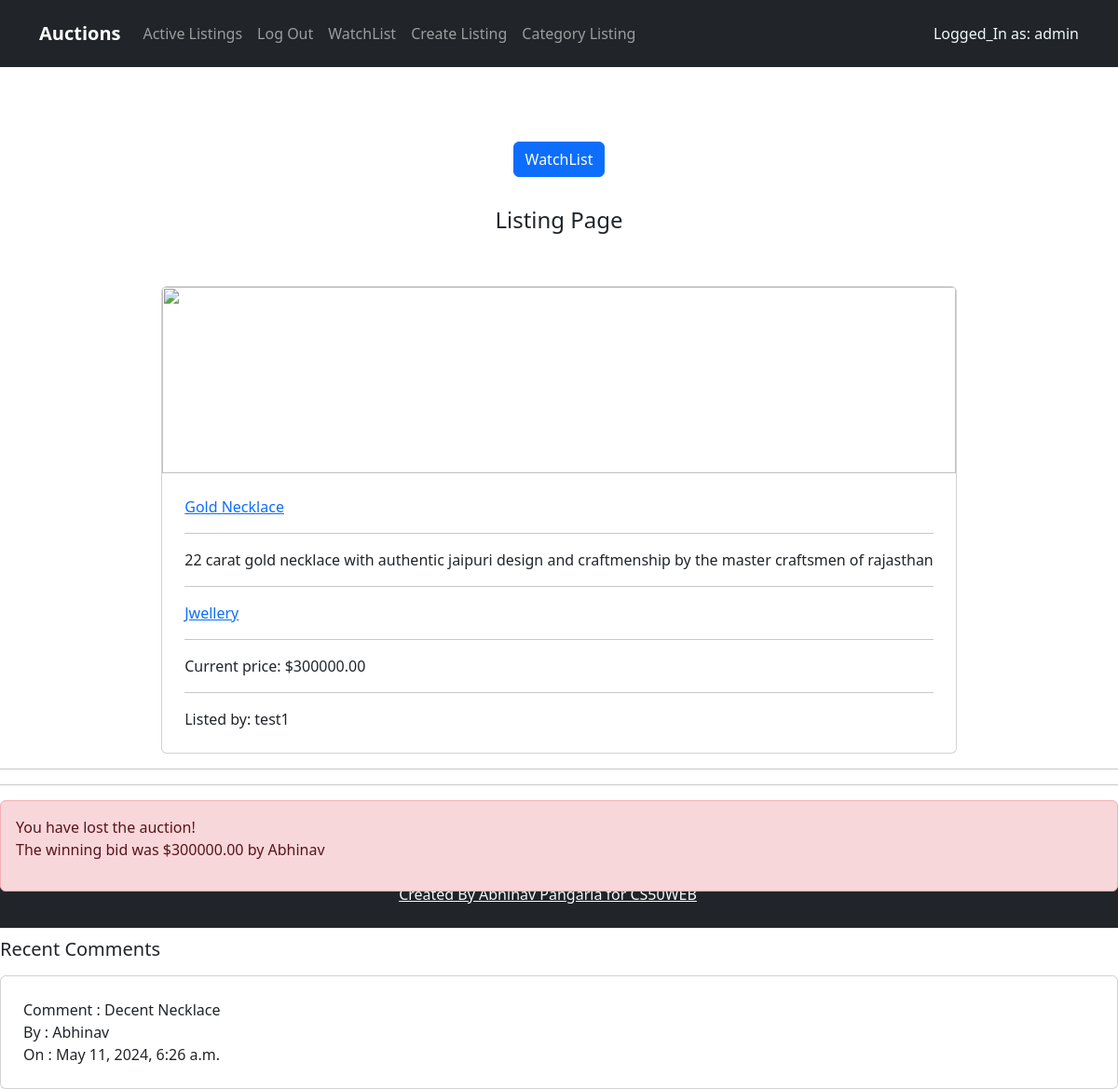
The app's page /auction_view/2 (signed in) with its own data.
### auctions/models.py (models this page shows, shortened)
class User(AbstractUser):
    pass

class AuctionListing(models.Model):
    title = models.CharField(max_length=100)
    description = models.TextField()
    starting_bid = models.DecimalField(max_digits=10, decimal_places=2)
    current_bid = models.DecimalField(max_digits=10, decimal_places=2)
    category = models.CharField(max_length=50)
    image_url = models.URLField(null = True)
    created_by = models.ForeignKey(User, on_delete=models.CASCADE)
    created_at = models.DateTimeField(auto_now_add=True)
    active = models.BooleanField(default=True)
    favoured = models.ManyToManyField(settings.AUTH_USER_MODEL, related_name="user_favoured", blank=True)
    def __str__(self):
        return self.title

class Bid(models.Model):
    listing = models.ForeignKey(AuctionListing, on_delete=models.CASCADE)
    bidder = models.ForeignKey(User, on_delete=models.CASCADE)
    bid_amount = models.DecimalField(max_digits=10, decimal_places=2)
    created_at = models.DateTimeField(auto_now_add=True)

class Comment(models.Model):
    listing = models.ForeignKey(AuctionListing, on_delete=models.CASCADE)
    commenter = models.ForeignKey(User, on_delete=models.SET_NULL,null=True)
    content = models.TextField()
    created_at = models.DateTimeField(auto_now_add=True)
    class Meta:
        ordering = ['created_at']

### auctions/views.py (the view)
# urls.py: path("auction_view/<int:pk>", views.auction_view, name="auction_view"),
def auction_view(request, pk):
    listing = AuctionListing.objects.get(id=pk)
    if request.user.is_authenticated:
        try:
            top_bid = Bid.objects.filter(listing=listing.id).order_by("-bid_amount")[0]
        except:
            top_bid = None
        if request.method == "POST":
            if "bid" in request.POST:
                bid_form = BidForm(request.POST, listing=listing)
                if bid_form.is_valid() and request.user.is_authenticated:
                    temp = bid_form.save(commit=False)
                    temp.bidder = request.user
                    temp.listing = listing
                    temp.save()
                    listing.current_bid = temp.bid_amount
                    listing.save()
                    return redirect(auction_view, pk=listing.pk)
            elif "comment" in request.POST:
                comment_form = CommentForm(request.POST)
                if comment_form.is_valid() and request.user.is_authenticated:
                    temp = comment_form.save(commit=False)
                    temp.commenter = request.user
                    temp.listing = listing
                    temp.save()
                    return redirect(auction_view, pk=listing.pk)
        else:
            form_comment = CommentForm()
            minimum_bid = listing.current_bid + Decimal(0.01).quantize(Decimal("1.00"))
            bid_form = BidForm(initial={"amount": minimum_bid}, listing=listing)
            bids = Bid.objects.filter(listing=listing.id).order_by("-bid_amount")
            comments = Comment.objects.filter(listing=listing)
            print("----->", listing)
            return render(
                request,
                "auctions/specific_listing.html",
                {
                    "listing": listing,
                    "form_comment": form_comment,
                    "bids": bids,
                    "top_bid": top_bid,
                    "min_bid": minimum_bid,
                    "bid_form": bid_form,
                    "comments": comments,
                },
            )
    else:
        return HttpResponseRedirect(reverse("login"))

### auctions/templates/auctions/specific_listing.html (shortened to what this page needs)
{% extends "auctions/layout.html" %}
{% block body %}
<div style="height:5rem;"></div>
    <div class="card-body d-flex flex-column align-items-center">
        <form action="{% url 'wishlist' pk=listing.id %}" method="post">
            <button type="submit" class="btn btn-primary">WatchList</button>
        </form>
</div>
<div style="height: 2rem;"></div>
<div class="card-body d-flex flex-column align-items-center">
    <h4>Listing Page</h4>
    <div class="card" style="margin-top:3rem;"><img class="card-img-top w-100 d-block fit-cover" style="height: 200px;"
            src="{{ listing.image_url }}" />
        <div class="card-body p-4">
            <div class="card-title"><a href="{% url 'auction_view' pk=listing.id %}">{{ listing.title }}</a></div>
            <hr>
            <p class="card-text">{{ listing.description }}</p>
            <hr>
        <div class="card-title"><a href="{% url 'category_listing' cat=listing.category %}">{{ listing.category }}</a></div>
            <hr>
            <div class="d-flex">
                <span>Current price: ${{ listing.current_bid }}</span>
            </div>
            <hr>
            <div class="d-flex">
                <span>Listed by: {{ listing.created_by }}</span>
            </div>
        </div>
    </div>
</div>
{% if listing.created_by == request.user %}
<hr>
{% if listing.active %}
<div class="card-body d-flex flex-column align-items-center">
    <h4>Close Auction</h4>
    <div class="card" style="margin-top:3rem; margin-bottom:2rem;">
        <div class="card-body p-4">
            <p class="card-text">Starting Bid : ${{ listing.starting_bid }} <br> Current_Bid :
                ${{ listing.current_bid }}</p>
        </div>
    </div>
    <div>
        <form action="{% url 'close_auction' pk=listing.id %}">
             {% csrf_token %}
            <button type="submit" class="btn btn-danger">Close Auction</button>
        </form>
    </div>
</div>
{% else %}
<div class="alert alert-danger" role="alert">
    You have closed the auction!
    <p>The winning bid was ${{ top_bid.bid_amount }} by {{ top_bid.bidder }}</p>
</div>
{% endif %}
{% else %}
    {% if listing.active %}
    <hr>
    <div class="card" style="margin-top:3rem; margin-bottom:2rem;">
        <div class="card-body p-4">
            <p class="card-text">Starting Bid : ${{ listing.starting_bid }} <br> Current_Bid :
                ${{ listing.current_bid }}
                <br> Minimum_Bid :
                ${{ min_bid }}
            </p>
        </div>
    </div>
    <div style="height:5rem;"></div>
    <div class="card-body d-flex flex-column align-items-center">
        <h4 class="card-text">Biding Form</h4>
        <div style="height: 2rem;"></div>
        <form action="{% url 'auction_view' pk=listing.id %}" method="post">
            {% csrf_token %}
            <div class="form-group">
                <label for="id_title" class="form-label"><strong>Biding Amount:</strong></label>
                </br>
                {{ bid_form.bid_amount }}
            </div>
            <div style="height: 1rem;"></div>
            <button type="submit" class="btn btn-primary" name='bid'>Submit</button>
        </form>
    </div>
    <hr>
    <div style="height:2rem;"></div>
    <div class="card-body d-flex flex-column align-items-center">
        <h4 class="card-text">Comments</h4>
        <div style="height: 2rem;"></div>
        <form action="{% url 'auction_view' pk=listing.id %}" method="post">
            {% csrf_token %}
            <div class="form-group">
                <label for="id_title" class="form-label"><strong>Comment:</strong></label>
                </br>
                {{ form_comment.content }}
            </div>
            <div style="height: 1rem;"></div>
            <button type="submit" class="btn btn-primary" name='comment'>Submit</button>
        </form>
    </div>
    <div style="height:2rem;"></div>
    {% else %}
    <hr>
    <hr>
    {% if top_bid.bidder == request.user %}
    <div class="alert alert-success" role="alert">
        You have won the auction!
    </div>
    {% else %}
    <div class="alert alert-danger" role="alert">
        You have lost the auction!
        <p>The winning bid was ${{ top_bid.bid_amount }} by {{ top_bid.bidder }}</p>
    </div>
    {% endif %}
    {% endif %}
    {% endif %}
    <hr>
    <hr>
    <h5>Recent Comments</h5>
    {% for comm in comments %}
    <div class="card" style="margin-top:1rem; margin-bottom:1rem;">
        <div class="card-body p-4">
            <p class="card-text">Comment : {{ comm.content }} <br> By : {{ comm.commenter }}
                <br> On : {{ comm.created_at }}
            </p>
        </div>
    </div>
        {% endfor %}
    {% endblock %}

### auctions/templates/auctions/layout.html (shortened to what this page needs)
{% load static %}
<!DOCTYPE html>
<html lang="en">
<head>
    <link href="https://cdn.jsdelivr.net/npm/bootstrap@5.3.3/dist/css/bootstrap.min.css" rel="stylesheet">
    <link href="{% static 'auctions/styles.css' %}" rel="stylesheet">
</head>
<body>
    <main style="height:75vw;">
    <nav class="navbar navbar-expand-md bg-dark py-3" data-bs-theme="dark">
        <div class="container"><a class="navbar-brand d-flex align-items-center" href="{% url 'active_listing' %}"><span><strong>Auctions</strong></span></a>
            <div id="navcol-1" class="collapse navbar-collapse">
                <ul class="navbar-nav me-auto">
                    <li class="nav-item">
                        <a class="nav-link" href="{% url 'active_listing' %}">Active Listings</a>
                    </li>
                    {% if user.is_authenticated %}
                    <li class="nav-item">
                        <a class="nav-link" href="{% url 'logout' %}">Log Out</a>
                    </li>
                    <li class="nav-item">
                        <a class="nav-link" href="{% url 'bookmarks' %}">WatchList</a>
                    </li>
                    {% endif %}
                    <li class="nav-item">
                        <a class="nav-link" href="{% url 'create_listing' %}">Create Listing</a>
                    </li>
                    <li class="nav-item">
                        <a class="nav-link" href="{% url 'categories' %}">Category Listing</a>
                    </li>
                </ul>
                {% if user.is_authenticated %}
                <span style="color: aliceblue;"> Logged_In as: {{request.user}}</span>
                {% endif %}
            </div>
        </div>
    </nav>
    {% block body %}
    {% endblock %}
</main>
{% include 'auctions/footer.html' %}
</body>
</html>

### auctions/templates/auctions/footer.html
<footer class="text-center bg-dark" >
    <div class="container text-white py-4 py-lg-5" style="height: 10vh;">
        <ul class="list-inline">
            <li class="list-inline-item me-4"><a class="link-light" href="#">Created By Abhinav Pangaria for CS50WEB </a></li>
        </ul>
    </div>
</footer>

### auctions/static/auctions/styles.css (style rules this page uses)
html, body { height: 100%; margin: 0; padding: 0; }

### records on screen
User: user "admin"
AuctionListing: title "Gold Necklace", description "22 carat gold necklace with authentic jaipuri design and craftmenship by the master craftsmen of rajasthan", category "Jwellery", current_bid "300000.00", created_by "test1"
Bid: bid_amount "300000.00", bidder "Abhinav"
Comment: content "Decent Necklace", commenter "Abhinav", created_at "May 11, 2024, 6:26 a.m."
